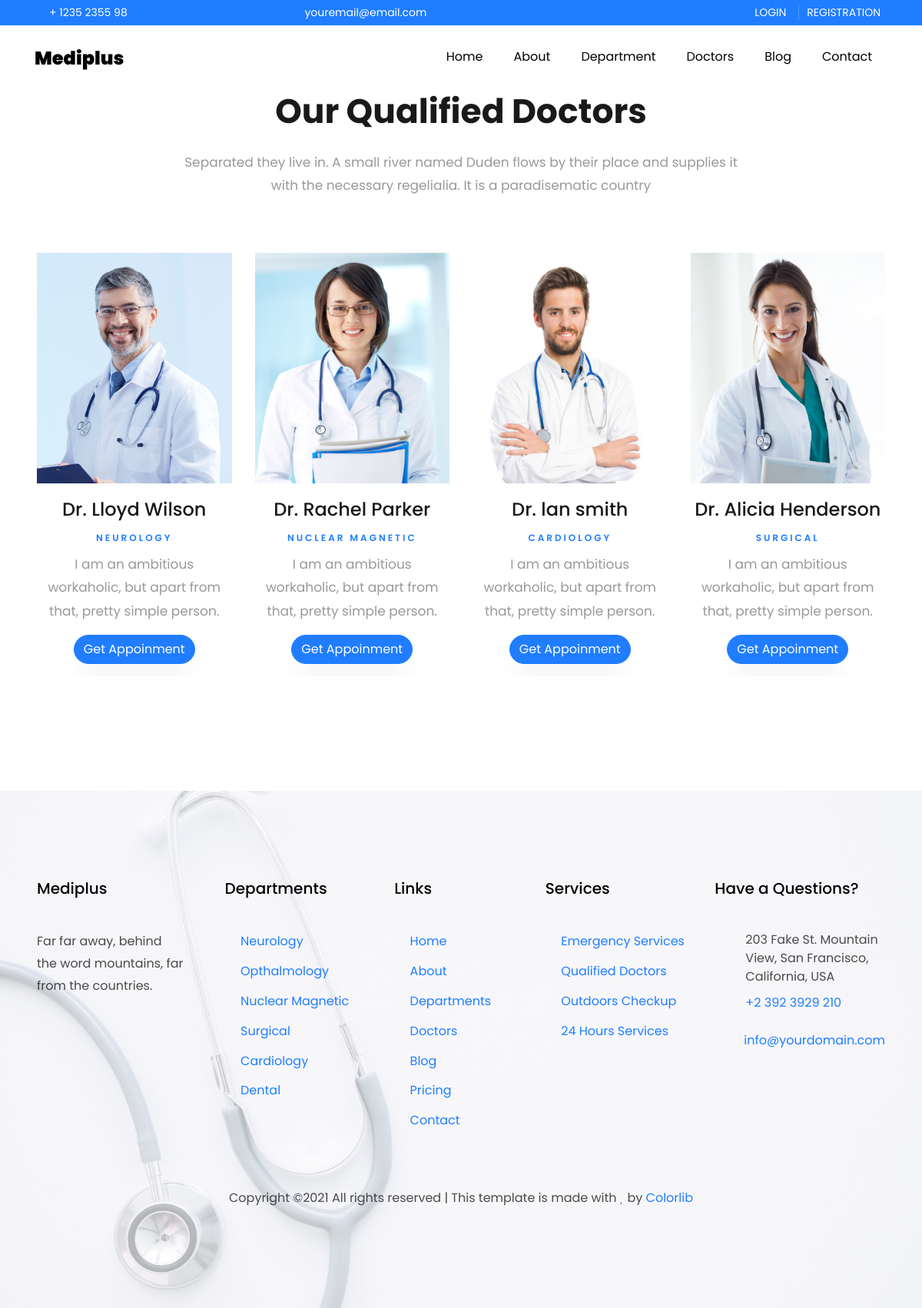
/doctor.php, run on the app's committed database.
### tables this page shows
CREATE TABLE `users` (
  `id` int(10) NOT NULL,
  `fname` varchar(50) NOT NULL,
  `lname` varchar(50) NOT NULL,
  `phone` int(100) NOT NULL,
  `email` varchar(100) NOT NULL,
  `typeu` varchar(50) NOT NULL,
  `about` text,
  `status` int(10) NOT NULL DEFAULT '0',
  `depart` int(11) DEFAULT NULL,
  `upp` varchar(255) DEFAULT NULL,
  `pass` varchar(50) NOT NULL
);

CREATE TABLE `depart` (
  `id` int(11) NOT NULL,
  `name` varchar(50) NOT NULL
);

### doctor.php (the view, shortened to what this page needs)
<?php include "templates/header.php"  ?>
<?php include "templates/nav.php"  ?>
<section class="ftco-section" id="doctor-section">
			<div class="container-fluid px-5">
				<div class="row justify-content-center mb-5 pb-2">
					<div class="col-md-8 text-center heading-section ftco-animate">
						<h2 class="mb-4">Our Qualified Doctors</h2>
						<p>Separated they live in. A small river named Duden flows by their place and supplies it with the necessary regelialia. It is a paradisematic country</p>
					</div>
					</div>
				<div class="row">
				<?php
				include "db.php";
     $query = "SELECT * FROM users WHERE typeu='Doctor' AND status='1'";
     $qres = mysqli_query($conn, $query);
     if($qres){
         while($res = $qres->fetch_assoc()){ ?>
					<div class="col-md-6 col-lg-3 ftco-animate">
						<div class="staff">
							<div class="img-wrap d-flex align-items-stretch">
								<div class="img align-self-stretch" style="background-image: url(<?php echo $res['upp']; ?>);">
								</div>
							</div>
							<div class="text pt-3 text-center">
								<h3 class="mb-2"><?php echo $res['fname'] ." ". $res['lname'] ?></h3>
								<span class="position mb-2"><?php
								$did = $res['depart'];
								 $dq = "SELECT * FROM depart WHERE id='$did'";
								 $dqr = mysqli_query($conn, $dq)->fetch_assoc();
								 echo $dqr['name'];
								?></span>
								<div class="faded">
									<p><?php echo $res['about']; ?></p>
									<p><a href="appionment/appointment.php" class="btn btn-primary">Get Appoinment</a></p>
								</div>
							</div>
						</div>
					</div>
		 <?php }}?>
				</div>
			</div>
		</section>
        <?php include "templates/footer.php"  ?>

### data on the page
users: upp (picture), fname "Dr. Lloyd", lname "Wilson", depart.name "NEUROLOGY", about "I am an ambitious workaholic, but apart from that, pretty simple person."
users: upp (picture), fname "Dr. Rachel", lname "Parker", depart.name "NUCLEAR MAGNETIC", about "I am an ambitious workaholic, but apart from that, pretty simple person."
users: upp (picture), fname "Dr. lan", lname "smith", depart.name "CARDIOLOGY", about "I am an ambitious workaholic, but apart from that, pretty simple person."
users: upp (picture), fname "Dr. Alicia", lname "Henderson", depart.name "SURGICAL", about "I am an ambitious workaholic, but apart from that, pretty simple person."
